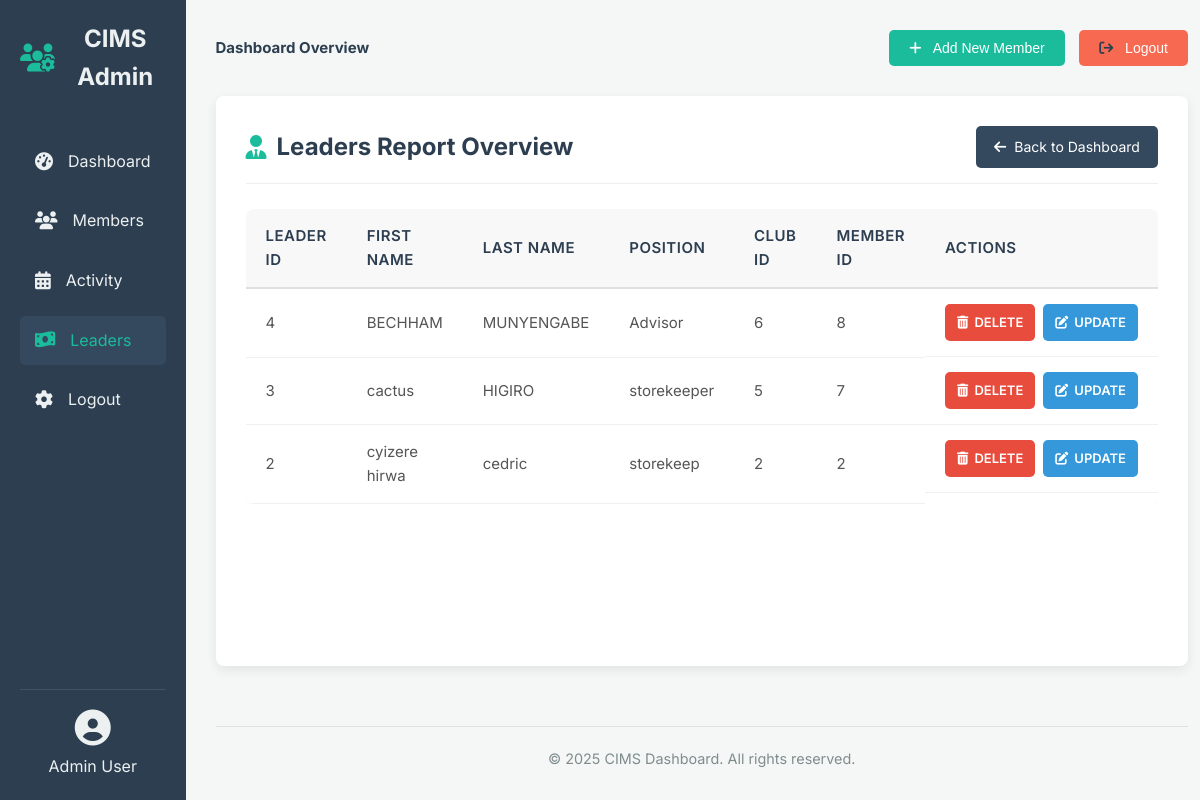
The page /leaders_report.php on the database its author committed.
### tables this page shows
CREATE TABLE `leaders` (
  `leaderId` int(11) NOT NULL,
  `firstname` varchar(100) NOT NULL,
  `lastname` varchar(100) NOT NULL,
  `position` varchar(100) NOT NULL,
  `clubId` int(11) NOT NULL,
  `memberId` int(11) NOT NULL
);

### leaders_report.php (the view, shortened to what this page needs)
<!DOCTYPE html>
<html lang="en">
<head>
    <link rel="stylesheet" href="https://cdnjs.cloudflare.com/ajax/libs/font-awesome/6.5.2/css/all.min.css">
</head>
<body>
    <div class="dashboard-container">
        <aside class="sidebar">
            <div class="club-logo">
                <i class="fas fa-users-cog"></i> <span>CIMS Admin</span>
            </div>
            <nav class="main-nav">
                <ul>
                    <li><a href="dashboard.php" ><i class="fas fa-tachometer-alt"></i>Dashboard</a></li>
                    <li><a href="member_report.php"><i class="fas fa-users"></i> Members</a></li>
                    <li><a href="activitys_report.php"><i class="fas fa-calendar-alt"></i> Activity</a></li>
                    <li><a href="leaders_report.php" class="active"><i class="fas fa-money-bill-wave"></i> Leaders</a></li>
                    <li><a href="logout.php"><i class="fas fa-cog"></i> Logout</a></li>
                </ul>
            </nav>
            <div class="user-info">
                <i class="fas fa-user-circle"></i>
                <span>Admin User</span>
            </div>
        </aside>
        <main class="main-content">
            <header class="dashboard-header">
                <h1>Dashboard Overview</h1>
                <div class="header-actions">
                    <button class="btn primary-btn"><i class="fas fa-plus"></i> <a href="members.php">Add New Member</a></button>
                    <button class="btn secondary-btn"><i class="fa fa-sign-out" aria-hidden="true"></i><a href="logout.php"> Logout</a></button>
                </div>
            </header>
            <div class="report-container">
                <header class="report-header">
                    <h1><i class="fas fa-user-tie"></i> Leaders Report Overview</h1>
                    <a href="dashboard.php" class="back-button">
                        <i class="fas fa-arrow-left"></i> Back to Dashboard
                    </a>
                </header>
                <form action="update_leaders.php" method="post">
                <div class="overflow-x-auto">
                    <table>
                        <thead>
                            <tr>
                                <th>Leader ID</th>
                                <th>First Name</th>
                                <th>Last Name</th>
                                <th>Position</th>
                                <th>Club ID</th>
                                <th>Member ID</th>
                                <th colspan="2">Actions</th>
                            </tr>
                        </thead>
                        <tbody>
                            <?php
                            include 'db_connection.php';
                            if (isset($conn) && $conn) {
                                $query = mysqli_query($conn, "SELECT * FROM leaders ORDER BY leaderId DESC");
                                if ($query) {
                                    if (mysqli_num_rows($query) > 0) {
                                        while ($records = mysqli_fetch_array($query)) {
                                            ?>
                                            <tr>
                                                <td><?php echo htmlspecialchars($records['leaderId']); ?></td>
                                                <td><?php echo htmlspecialchars($records['firstname']); ?></td>
                                                <td><?php echo htmlspecialchars($records['lastname']); ?></td>
                                                <td><?php echo htmlspecialchars($records['position']); ?></td>
                                                <td><?php echo htmlspecialchars($records['clubId']); ?></td>
                                                <td><?php echo htmlspecialchars($records['memberId']); ?></td>
                                                <td class="action-group">
                                                    <a href="./delete_leader.php?delete_id=<?php echo $records['leaderId']; ?>" class="action-button delete">
                                                        <i class="fas fa-trash-alt"></i> DELETE
                                                    </a>
                                                    <a href="./update_leaders.php?update_id=<?php echo $records['leaderId']; ?>" class="action-button update">
                                                        <i class="fas fa-edit"></i> UPDATE
                                                    </a>
                                                </td>
                                            </tr>
                                            <?php
                                        }
                                    } else {
                                        echo "<tr><td colspan='7' style='text-align: center; padding: 20px; color: #7f8c8d;'>No leaders found.</td></tr>";
                                    }
                                } else {
                                    echo "<tr><td colspan='7' style='text-align: center; padding: 20px; color: #e74c3c;'>Error retrieving data: " . htmlspecialchars(mysqli_error($conn)) . "</td></tr>";
                                }
                            } else {
                                echo "<tr><td colspan='7' style='text-align: center; padding: 20px; color: #e74c3c;'>Database connection not established.</td></tr>";
                            }
                            ?>
                        </tbody>
                    </table>
                </div>
                </form>
            </div>
            <footer class="dashboard-footer">
                &copy; <?php echo date('Y'); ?> CIMS Dashboard. All rights reserved.
            </footer>
        </main>
    </div>
</body>
</html>

### leaders_report.php (style rules this page uses)
body { margin: 0; font-family: 'Inter', sans-serif; background-color: #f4f7f6; color: #333; line-height: 1.6; }
.dashboard-container { display: flex; min-height: 100vh; }
.sidebar { width: 250px; background-color: #2c3e50; color: #ecf0f1; padding: 20px; display: flex; flex-direction: column; box-shadow: 2px 0 5px rgba(0,0,0,0.1); }
.club-logo { font-size: 24px; font-weight: 700; text-align: center; margin-bottom: 40px; display: flex; align-items: center; justify-content: center; gap: 10px; }
.club-logo i { font-size: 28px; color: #1abc9c; }
.main-nav ul { list-style: none; padding: 0; margin: 0; flex-grow: 1; }
.main-nav li { margin-bottom: 10px; }
.main-nav a { display: flex; align-items: center; padding: 12px 15px; color: #ecf0f1; text-decoration: none; border-radius: 5px; transition: background-color 0.3s ease; }
.main-nav a:hover, .main-nav a.active { background-color: #34495e; color: #1abc9c; }
.main-nav a i { margin-right: 15px; font-size: 18px; }
.user-info { margin-top: auto; padding-top: 20px; border-top: 1px solid rgba(255,255,255,0.1); text-align: center; font-size: 16px; display: flex; flex-direction: column; align-items: center; gap: 8px; }
.user-info i { font-size: 36px; color: #ecf0f1; }
.main-content { flex-grow: 1; padding: 30px; background-color: #f4f7f6; display: flex; flex-direction: column; }
.dashboard-header { display: flex; justify-content: space-between; align-items: center; margin-bottom: 30px; }
.dashboard-header h1 { margin: 0; font-size: 15px; color: #2c3e50; }
.header-actions .btn { padding: 10px 20px; border: none; border-radius: 5px; cursor: pointer; font-size: 14px; margin-left: 10px; transition: background-color 0.3s ease; }
.header-actions button a { text-decoration: none; color: white; }
.btn i { margin-right: 8px; }
.primary-btn { background-color: #1abc9c; color: white; }
.secondary-btn { background-color:rgb(247, 106, 81); color: #2c3e50; border: 1px solid #bdc3c7; }
.dashboard-footer { margin-top: 30px; padding-top: 20px; border-top: 1px solid #e0e0e0; text-align: center; color: #7f8c8d; font-size: 0.9em; }
.report-container { background-color: white; padding: 30px; border-radius: 8px; box-shadow: 0 4px 12px rgba(0,0,0,0.08); margin-bottom: 30px; flex-grow: 1; display: flex; flex-direction: column; }
.report-header { display: flex; justify-content: space-between; align-items: center; margin-bottom: 25px; padding-bottom: 15px; border-bottom: 1px solid #eee; }
.report-header h1 { font-size: 24px; color: #2c3e50; margin: 0; display: flex; align-items: center; gap: 10px; }
.report-header h1 i { color: #1abc9c; }
.back-button { background-color: #34495e; color: white; padding: 10px 18px; border-radius: 5px; text-decoration: none; font-size: 14px; transition: background-color 0.3s ease; display: inline-flex; align-items: center; gap: 8px; }
.overflow-x-auto { overflow-x: auto; flex-grow: 1; }
table { width: 100%; border-collapse: collapse; margin-top: 0; background-color: #ffffff; border-radius: 8px; overflow: hidden; box-shadow: 0 2px 4px rgba(0,0,0,0.02); min-width: 600px; }
table thead tr { background-color: #f8f8f8; border-bottom: 2px solid #e0e0e0; }
table th, table td { padding: 15px 20px; text-align: left; border-bottom: 1px solid #f0f0f0; font-size: 15px; color: #555; }
table th { font-weight: 600; color: #2c3e50; text-transform: uppercase; letter-spacing: 0.5px; }
.action-group { white-space: nowrap; display: flex; gap: 8px; }
.action-button { display: inline-flex; align-items: center; padding: 8px 12px; border-radius: 5px; text-decoration: none; font-size: 13px; font-weight: 600; transition: background-color 0.3s ease, color 0.3s ease; }
.action-button i { margin-right: 6px; }
.action-button.delete { background-color: #e74c3c; color: white; }
.action-button.update { background-color: #3498db; color: white; }

### rows shown on the page
leaders: leaderId "4", firstname "BECHHAM", lastname "MUNYENGABE", position "Advisor", clubId "6", memberId "8"
leaders: leaderId "3", firstname "cactus", lastname "HIGIRO", position "storekeeper", clubId "5", memberId "7"
leaders: leaderId "2", firstname "cyizere hirwa", lastname "cedric", position "storekeep", clubId "2", memberId "2"
